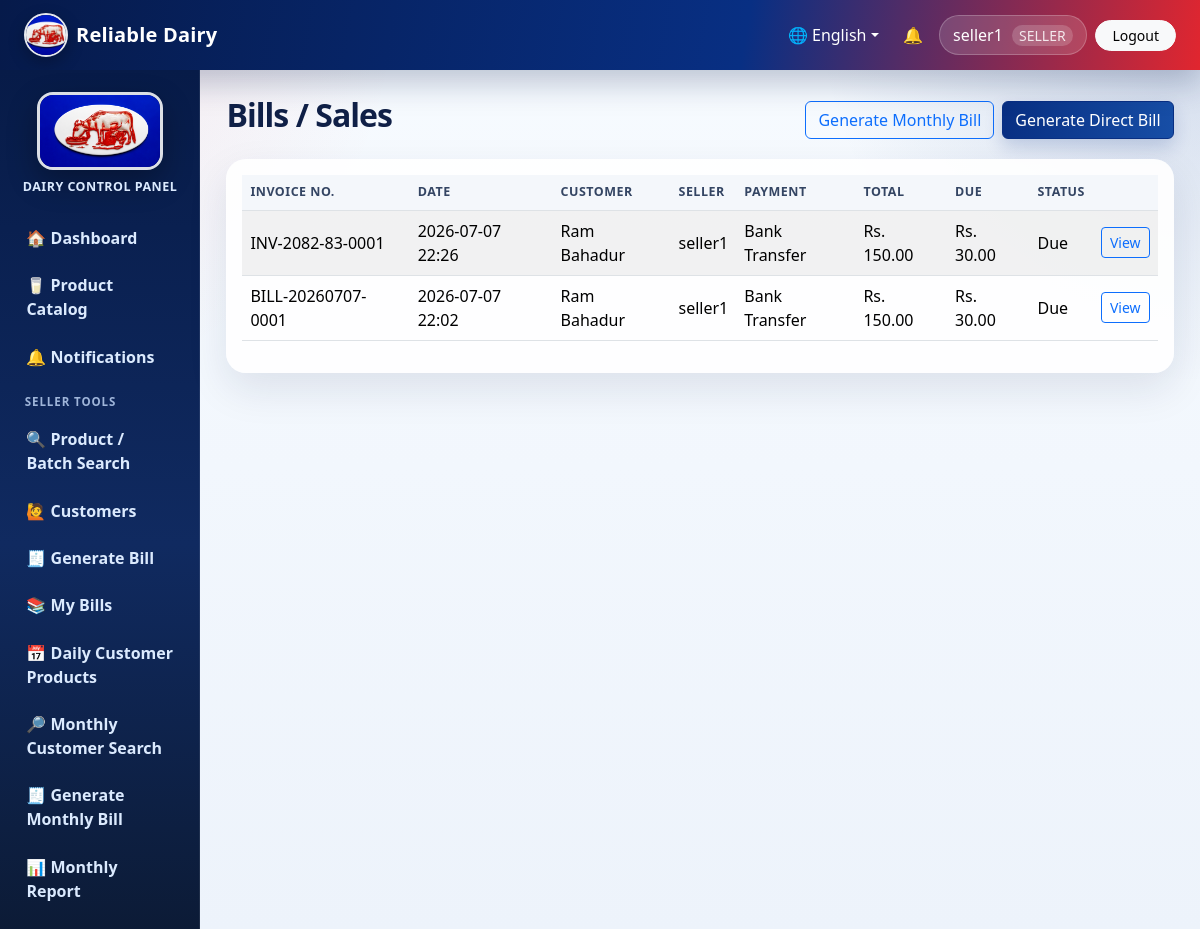
/sales/ (signed in), run on the app's committed database.
### core/models.py (models this page shows, shortened)
class DairyProfile(models.Model):
    name = models.CharField(max_length=150, default='Reliable Dairy')
    address = models.CharField(max_length=255, blank=True)
    pan_number = models.CharField(max_length=50, blank=True)
    contact_number = models.CharField(max_length=30, blank=True)
    email = models.EmailField(blank=True)
    logo_url = models.URLField(blank=True, help_text='Optional URL/path to logo')
    bill_header = models.CharField(max_length=255, blank=True)
    bill_footer = models.CharField(max_length=255, blank=True)
    terms_conditions = models.TextField(blank=True)
    updated_at = models.DateTimeField(auto_now=True)
    @classmethod
    def get_solo(cls):
        obj, _ = cls.objects.get_or_create(pk=1)
        return obj

class UserProfile(models.Model):
    user = models.OneToOneField(User, on_delete=models.CASCADE, related_name='profile')
    role = models.CharField(max_length=20, choices=Role.choices, default=Role.CUSTOMER)
    phone = models.CharField(max_length=30, blank=True)
    address = models.CharField(max_length=255, blank=True)

class Sale(models.Model):
    class Status(models.TextChoices):
        PAID = 'PAID', 'Paid'
        DUE = 'DUE', 'Due'
        CANCELLED = 'CANCELLED', 'Cancelled'
    bill_number = models.CharField(max_length=80, unique=True, editable=False)
    fiscal_year = models.ForeignKey(FiscalYear, on_delete=models.PROTECT, blank=True, null=True)
    invoice_sequence = models.PositiveIntegerField(default=0, editable=False)
    is_monthly_bill = models.BooleanField(default=False)
    billing_period_start = models.DateField(blank=True, null=True)
    billing_period_end = models.DateField(blank=True, null=True)
    seller = models.ForeignKey(User, on_delete=models.PROTECT, related_name='sales')
    customer = models.ForeignKey(Customer, on_delete=models.PROTECT, related_name='sales')
    shop = models.ForeignKey(Shop, on_delete=models.SET_NULL, blank=True, null=True)
    payment_method = models.ForeignKey(PaymentMethod, on_delete=models.PROTECT)
    discount = models.DecimalField(max_digits=12, decimal_places=2, default=Decimal('0.00'))
    total_amount = models.DecimalField(max_digits=12, decimal_places=2, default=Decimal('0.00'))
    paid_amount = models.DecimalField(max_digits=12, decimal_places=2, default=Decimal('0.00'))
    due_amount = models.DecimalField(max_digits=12, decimal_places=2, default=Decimal('0.00'))
    status = models.CharField(max_length=20, choices=Status.choices, default=Status.PAID)
    created_at = models.DateTimeField(auto_now_add=True)
    class Meta:
        ordering = ['-created_at']

class Customer(models.Model):
    class Type(models.TextChoices):
        REGULAR = 'REGULAR', 'Regular'
        WALK_IN = 'WALK_IN', 'Walk-in'
    class Status(models.TextChoices):
        ACTIVE = 'ACTIVE', 'Active'
        INACTIVE = 'INACTIVE', 'Inactive'
    user = models.OneToOneField(User, on_delete=models.SET_NULL, blank=True, null=True, related_name='customer_record')
    name = models.CharField(max_length=150)
    mobile_number = models.CharField(max_length=30, unique=True)
    address = models.CharField(max_length=255, blank=True)
    email = models.EmailField(blank=True)
    customer_type = models.CharField(max_length=20, choices=Type.choices, default=Type.REGULAR)
    status = models.CharField(max_length=20, choices=Status.choices, default=Status.ACTIVE)
    created_at = models.DateTimeField(auto_now_add=True)
    class Meta:
        ordering = ['name']

class PaymentMethod(models.Model):
    name = models.CharField(max_length=80, unique=True)
    active = models.BooleanField(default=True)
    payment_image = models.FileField(upload_to='payment_methods/', blank=True, help_text='Optional QR/payment image shown on invoice top-right.')
    class Meta:
        ordering = ['name']

### core/views.py (the view)
# urls.py: path('sales/', views.sale_list, name='sale_list'),
@seller_required
def sale_list(request):
    sales = Sale.objects.select_related('customer', 'seller', 'payment_method', 'shop').order_by('-created_at')
    if get_role(request.user) == Role.SELLER:
        sales = sales.filter(seller=request.user)
    return render(request, 'core/sale_list.html', {'sales': sales})

### core/templates/core/sale_list.html
{% extends 'core/base.html' %}
{% block content %}
<div class="d-flex justify-content-between align-items-center mb-3"><h2>Bills / Sales</h2><div class="d-flex gap-2"><a class="btn btn-outline-primary" href="{% url 'monthly_bill_create' %}">Generate Monthly Bill</a><a class="btn btn-primary" href="{% url 'sale_create' %}">Generate Direct Bill</a></div></div>
<div class="card card-stat"><div class="card-body table-responsive"><table class="table table-striped align-middle">
<thead><tr><th>Invoice No.</th><th>Date</th><th>Customer</th><th>Seller</th><th>Payment</th><th>Total</th><th>Due</th><th>Status</th><th></th></tr></thead>
<tbody>{% for sale in sales %}<tr><td>{{ sale.bill_number }}</td><td>{{ sale.created_at|date:'Y-m-d H:i' }}</td><td>{{ sale.customer.name }}</td><td>{{ sale.seller.username }}</td><td>{{ sale.payment_method.name }}</td><td>Rs. {{ sale.total_amount }}</td><td>Rs. {{ sale.due_amount }}</td><td>{{ sale.get_status_display }}</td><td><a class="btn btn-sm btn-outline-primary" href="{% url 'sale_detail' sale.pk %}">View</a></td></tr>{% empty %}<tr><td colspan="9">No bills.</td></tr>{% endfor %}</tbody>
</table></div></div>
{% endblock %}

### core/templates/core/base.html (shortened to what this page needs)
{% load static %}
<!doctype html>
<html lang="{{ current_language|default:'en' }}">
<head>
    <link href="https://cdn.jsdelivr.net/npm/bootstrap@5.3.3/dist/css/bootstrap.min.css" rel="stylesheet">
    <link href="{% static 'css/app.css' %}" rel="stylesheet">
</head>
<body>
<nav class="navbar navbar-expand-lg app-navbar no-print">
    <div class="container-fluid px-3 px-lg-4">
        <a class="navbar-brand d-flex align-items-center gap-2" href="{% url 'dashboard' %}">
            <img src="{{ site_logo_url }}" alt="Logo" class="brand-logo">
            <span>{{ dairy_profile.name|default:'Dairy Management System' }}</span>
        </a>
        <div class="collapse navbar-collapse" id="topNav">
            <ul class="navbar-nav ms-auto align-items-lg-center gap-lg-2">
                <li class="nav-item dropdown">
                    <a class="nav-link dropdown-toggle text-white" href="#" role="button" data-bs-toggle="dropdown">🌐 {% if current_language == 'ne' %}नेपाली{% else %}English{% endif %}</a>
                </li>
                {% if user.is_authenticated %}
                    <li class="nav-item"><a class="nav-link text-white position-relative" href="{% url 'notifications' %}">🔔 </a></li>
                    <li class="nav-item"><span class="nav-link user-pill">{{ user.username }} {% if current_role %}<small>{{ current_role }}</small>{% endif %}</span></li>
                    <li class="nav-item"><a class="btn btn-light btn-sm rounded-pill px-3" href="{% url 'logout' %}">{{ L.logout }}</a></li>
                {% endif %}
            </ul>
        </div>
    </div>
</nav>
<div class="container-fluid page-shell">
    <div class="row g-0">
        {% if user.is_authenticated %}
        <aside class="col-md-3 col-lg-2 sidebar no-print">
            <div class="sidebar-logo text-center">
                <img src="{{ bill_logo_url }}" alt="Dairy Logo" class="sidebar-image">
                <div class="sidebar-title">Dairy Control Panel</div>
            </div>
            <a href="{% url 'dashboard' %}">🏠 {{ L.dashboard }}</a>
            <a href="{% url 'product_catalog' %}">🥛 {{ L.product_catalog }}</a>
            <a href="{% url 'notifications' %}">🔔 {{ L.notifications }} {% if unread_notifications %}<span class="badge bg-danger ms-1">{{ unread_notifications }}</span>{% endif %}</a>
            {% if current_role == Role.ADMIN %}
                <div class="sidebar-section">{{ L.administration }}</div>
                <a href="{% url 'dairy_profile' %}">🏢 {{ L.dairy_profile }}</a>
                <a href="{% url 'user_list' %}">👥 {{ L.users }}</a>
                <a href="{% url 'shop_list' %}">🏬 {{ L.shops }}</a>
                <a href="{% url 'unit_list' %}">⚖️ {{ L.units }}</a>
                <a href="{% url 'product_list' %}">🥛 {{ L.products }}</a>
                <a href="{% url 'receiving_list' %}">📦 {{ L.daily_receiving }}</a>
                <a href="{% url 'customer_list' %}">🙋 {{ L.customers }}</a>
                <a href="{% url 'payment_list' %}">💳 {{ L.payments }}</a>
                <a href="{% url 'fiscal_year_list' %}">📅 Fiscal Years</a>
                <a href="{% url 'bill_template_list' %}">🧾 {{ L.bill_format }}</a>
                <a href="{% url 'system_settings' %}">⚙️ {{ L.system_settings }}</a>
                <div class="sidebar-section">{{ L.sales_reports }}</div>
                <a href="{% url 'sale_list' %}">🧾 {{ L.bills_sales }}</a>
                <a href="{% url 'daily_customer_entries' %}">📅 Daily Customer Products</a>
                <a href="{% url 'monthly_customer_search' %}">🔎 Monthly Customer Search</a>
                <a href="{% url 'monthly_bill_create' %}">🧾 Generate Monthly Bill</a>
                <a href="{% url 'mis_reports' %}">📊 {{ L.mis_reports }}</a>
                <a href="{% url 'sales_report' %}">📈 {{ L.sales_report }}</a>
                <a href="{% url 'stock_report' %}">📦 {{ L.stock_report }}</a>
                <a href="{% url 'audit_logs' %}">🕘 {{ L.activity_logs }}</a>
                <a href="{% url 'backup_restore' %}">💾 {{ L.backup_restore }}</a>
            {% elif current_role == Role.SELLER %}
                <div class="sidebar-section">{{ L.seller_tools }}</div>
                <a href="{% url 'batch_search' %}">🔍 {{ L.product_search }}</a>
                <a href="{% url 'customer_list' %}">🙋 {{ L.customers }}</a>
                <a href="{% url 'sale_create' %}">🧾 {{ L.generate_bill }}</a>
                <a href="{% url 'sale_list' %}">📚 {{ L.my_bills }}</a>
                <a href="{% url 'daily_customer_entries' %}">📅 Daily Customer Products</a>
                <a href="{% url 'monthly_customer_search' %}">🔎 Monthly Customer Search</a>
                <a href="{% url 'monthly_bill_create' %}">🧾 Generate Monthly Bill</a>
                <a href="{% url 'mis_reports' %}?type=monthly_sales">📊 Monthly Report</a>
            {% else %}
                <div class="sidebar-section">{{ L.customer }}</div>
                <a href="{% url 'customer_dashboard' %}">🧾 {{ L.my_profile_bills }}</a>
                <a href="{% url 'customer_profile' %}">🙋 {{ L.dairy_profile }}</a>
                <a href="{% url 'change_password' %}">🔐 {{ L.change_password }}</a>
            {% endif %}
        </aside>
        <main class="col-md-9 col-lg-10 main-content">
        {% else %}
        <main class="col-12 main-content login-main">
        {% endif %}
            {% block content %}{% endblock %}
        </main>
    </div>
</div>
</body>
</html>

### static/css/app.css (style rules this page uses)
:root { --nav-blue: #082f83; --nav-blue-2: #061a4a; --accent-red: #e1262f; --accent-red-dark: #b71924; --soft-blue: #eef5ff; --text-dark: #172033; --muted: #64748b; --card-shadow: 0 16px 40px rgba(15, 30, 65, .10); }
* { box-sizing: border-box; }
body { min-height: 100vh; background: radial-gradient(circle at top left, rgba(225,38,47,.10), transparent 25rem), radial-gradient(circle at top right, rgba(8,47,131,.16), transparent 24rem), linear-gradient(180deg, #f7fbff 0%, #edf3fb 100%); color: var(--text-dark); }
.app-navbar { background: linear-gradient(100deg, var(--nav-blue-2), var(--nav-blue) 62%, var(--accent-red)); box-shadow: 0 12px 32px rgba(6,26,74,.25); }
.navbar-brand { color: #fff !important; font-weight: 800; letter-spacing: .2px; }
.brand-logo { width: 44px; height: 44px; object-fit: cover; border-radius: 50%; border: 2px solid rgba(255,255,255,.9); box-shadow: 0 6px 16px rgba(0,0,0,.25); }
.user-pill { color: #fff !important; background: rgba(255,255,255,.14); border: 1px solid rgba(255,255,255,.22); border-radius: 999px; padding: .45rem .85rem !important; }
.user-pill small { opacity: .88; margin-left: .3rem; background: rgba(255,255,255,.20); padding: .08rem .45rem; border-radius: 999px; }
.page-shell { padding: 0; }
.sidebar { min-height: calc(100vh - 70px); background: linear-gradient(180deg, #071b48, #102a60 55%, #0c1b36); padding: 1rem .7rem; position: sticky; top: 0; overflow-y: auto; box-shadow: inset -1px 0 0 rgba(255,255,255,.08); }
.sidebar-logo { padding: .35rem .35rem 1rem; }
.sidebar-image { width: 126px; height: 78px; object-fit: cover; border-radius: 1rem; border: 3px solid rgba(255,255,255,.86); box-shadow: 0 12px 30px rgba(0,0,0,.30); }
.sidebar-title { color: #dbeafe; font-size: .78rem; font-weight: 700; letter-spacing: .04em; margin-top: .55rem; text-transform: uppercase; }
.sidebar-section { color: #9fb5d9; font-size: .72rem; font-weight: 800; letter-spacing: .08em; padding: .75rem .85rem .25rem; text-transform: uppercase; }
.sidebar a { color: #dbeafe; display: block; padding: .66rem .85rem; text-decoration: none; border-radius: .8rem; margin: .14rem .1rem; font-weight: 650; transition: all .18s ease; }
.main-content { padding: 1.65rem; }
.page-title, h2 { font-weight: 850; letter-spacing: -.03em; color: #102047; }
.card-stat, .app-card { border: 0; border-radius: 1.25rem; background: rgba(255,255,255,.92); box-shadow: var(--card-shadow); overflow: hidden; }
.card-stat .card-body { position: relative; }
.table { --bs-table-bg: transparent; }
.table thead th { white-space: nowrap; color: #344563; font-size: .78rem; text-transform: uppercase; letter-spacing: .04em; background: #f4f7fb; }
.table tbody td { vertical-align: middle; }
.btn-primary { background: linear-gradient(90deg, var(--nav-blue), #174ea6); border-color: var(--nav-blue); box-shadow: 0 8px 18px rgba(8,47,131,.18); }

### data on the page
DairyProfile: name "Reliable Dairy"
UserProfile: role "SELLER"
Sale: bill_number "INV-2082-83-0001", created_at "2026-07-07 22:26", customer.name "Ram Bahadur", seller.username "seller1", payment_method.name "Bank Transfer", total_amount "150.00", due_amount "30.00", status "Due"
Sale: bill_number "BILL-20260707-0001", created_at "2026-07-07 22:02", customer.name "Ram Bahadur", seller.username "seller1", payment_method.name "Bank Transfer", total_amount "150.00", due_amount "30.00", status "Due"

### other printed values
{{ user.username }} "seller1"
{{ L.logout }} "Logout"
{{ L.dashboard }} "Dashboard"
{{ L.product_catalog }} "Product Catalog"
{{ L.notifications }} "Notifications"
{{ L.seller_tools }} "SELLER TOOLS"
{{ L.product_search }} "Product / Batch Search"
{{ L.customers }} "Customers"
{{ L.generate_bill }} "Generate Bill"
{{ L.my_bills }} "My Bills"
